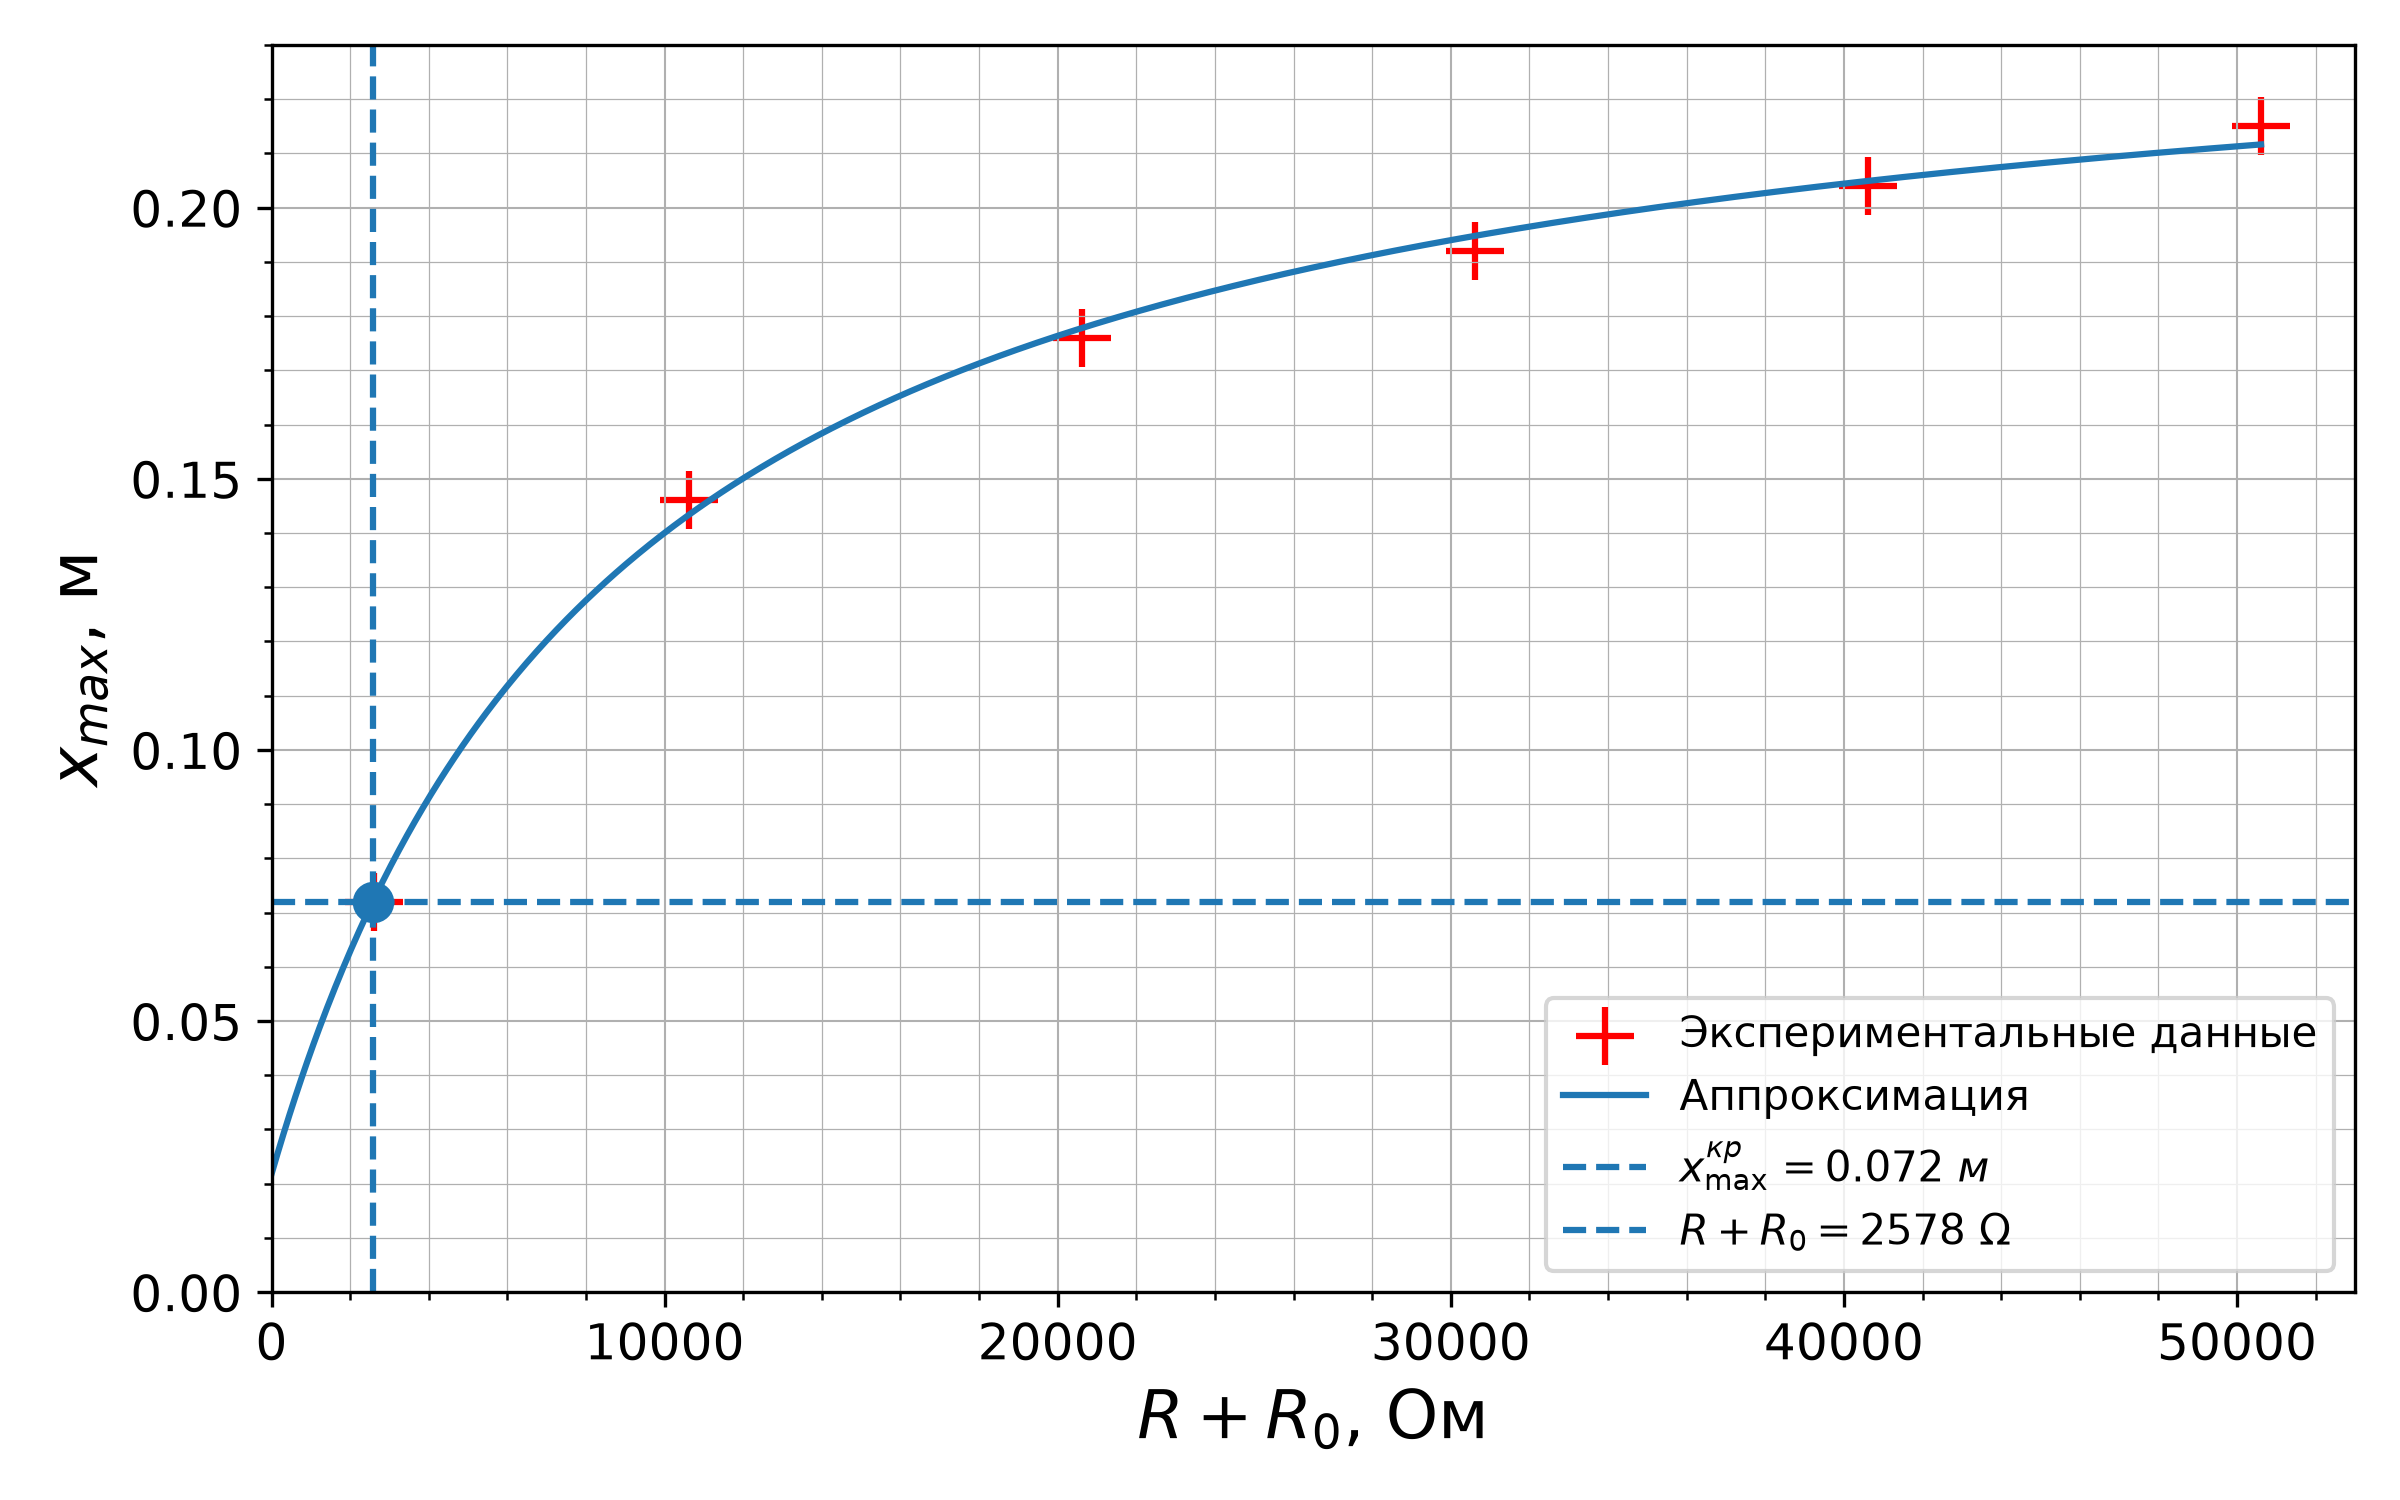

The script that saved this image:
import numpy as np
from matplotlib import pyplot as plt
from scipy.optimize import curve_fit

# Экспериментальные данные
R = np.array([50000, 40000, 30000, 20000, 10000, 2000]) + 610
x_max = np.array([0.215, 0.204, 0.192, 0.176, 0.146, 0.072])

# Аппроксимирующая функция
def approximation(R, a, b, c):
    return a + b / (R + c)

# Находим параметры аппроксимации
popt, pcov = curve_fit(
    approximation,
    R,
    x_max,
    p0=[0.24, -2000, 8000],
    maxfev=100000
)

a, b, c = popt

# Точки для построения гладкой кривой
R_curve = np.linspace(0, R.max(), 1000)
x_curve = approximation(R_curve, a, b, c)

# Критическое отклонение
x0 = 0.183       # м
Theta0 = 0.27

x_free = x0 * np.exp(Theta0 / 4)
x_critical = x_free / np.e

# Находим R+R0, при котором аппроксимация достигает
# критического отклонения
R_sum_critical = -c + b / (x_critical - a)

# Критическое сопротивление
R0 = 610
R_critical = R_sum_critical - R0

# Вывод результатов
print(f'x_free = {x_free:.5f} м')
print(f'x_critical = {x_critical:.5f} м')
print(f'R + R0 = {R_sum_critical:.1f} Ом')
print(f'R_critical = {R_critical:.1f} Ом')
print(f'R_critical = {R_critical / 1000:.2f} кОм')

# График
plt.figure(figsize=(8, 5))

# Экспериментальные точки
plt.scatter(
    R,
    x_max,
    marker='+',
    s=200,
    color='red',
    label='Экспериментальные данные'
)

# Аппроксимирующая кривая
plt.plot(
    R_curve,
    x_curve,
    label='Аппроксимация'
)

# Критическое отклонение
plt.axhline(
    x_critical,
    linestyle='--',
    label=fr'$x_{{\max}}^{{кр}} = {x_critical:.3f}\ м$'
)

# Вертикаль из точки пересечения
plt.axvline(
    R_sum_critical,
    linestyle='--',
    label=fr'$R+R_0 = {R_sum_critical:.0f}\ \Omega$'
)

# Точка критического режима
plt.scatter(
    [R_sum_critical],
    [x_critical],
    s=80,
    zorder=5
)

plt.xlim(0, 53000)
plt.ylim(0, 0.23)

plt.xlabel('$R+R_0$, Ом', fontsize=16)
plt.ylabel('$x_{max}$, м', fontsize=16)

plt.tick_params(axis='both', labelsize=12)

plt.grid(True, which='major', linestyle='-', linewidth=0.5)
plt.grid(True, which='minor', linestyle='-', linewidth=0.3)
plt.minorticks_on()

plt.legend()

plt.tight_layout()
plt.savefig('3.2.6/p23.png', dpi=300)
plt.show()
